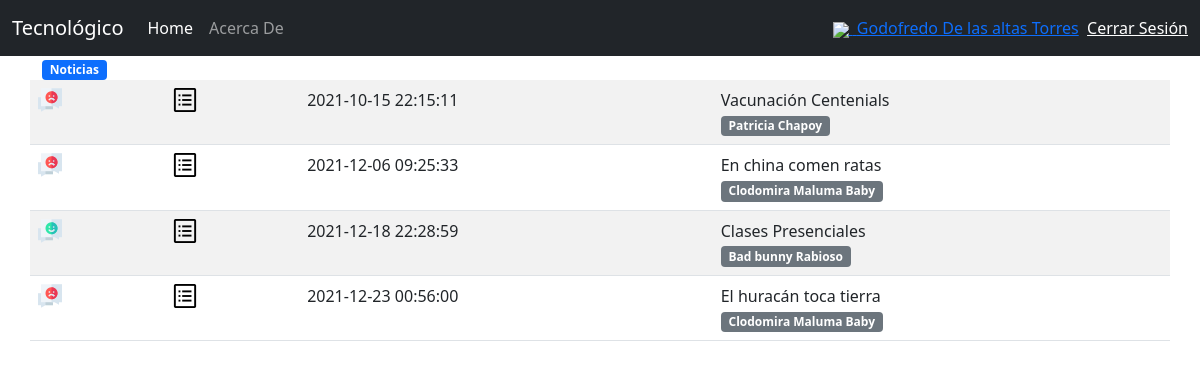
Page /reporteros/index.php (signed in) on the committed database.
### tables this page shows
CREATE TABLE `noticia` (
  `IdNoticia` int(11) NOT NULL,
  `Descripcion` text NOT NULL,
  `Titulo` char(200) NOT NULL,
  `Fecha` datetime NOT NULL,
  `Visitas` int(11) NOT NULL DEFAULT 0,
  `Likes` int(11) NOT NULL DEFAULT 0,
  `IdPais` int(11) NOT NULL,
  `IdCategoria` int(11) NOT NULL,
  `IdReportero` int(11) NOT NULL,
  `IdEditor` int(11) NOT NULL DEFAULT 0
);

### class/classBD.php (called while the page is built, shortened)
<?php
class BaseDatos
{ var $conexion;
    function conexion()
    { $this->conexion=mysqli_connect("localhost", "noticias", '1234','noticias');
    }
    function consulta($query)
    { $this->conexion();
        $bloque=mysqli_query($this->conexion,$query);
        return $bloque;
    }
    function obteArreglo($query){
        $bloque=$this->consulta($query);
        $datos=array();
        foreach ($bloque as $renglon){
            array_push($datos, $renglon);
        }
            return $datos;
    }
}
?>

### class/classNoticia.php (the view, shortened to what this page needs)
<?php
include "ClassBD.php";
class Noticia extends BaseDatos{
	function __construct($accion)
	{
		echo $this->procesa($accion);
	}
	function procesa($accion)
	{
		$resultado ="";
		switch ($accion) {
			case 'list':
				if ($_SESSION['tipoUser']==1 || $_SESSION['tipoUser']==3)
					$cad="SELECT IdNoticia,Fecha,concat(Titulo,'<br><span class=\"badge bg-secondary\">',Nombre,' ',Apellidos,'</span>') Noticia, IdEditor FROM Noticia N join Usuario U on U.IdUsuario=N.IdReportero order by Fecha";
				$tmp=$this->obteArreglo($cad);
				$resultado.='
				<div class="container">
					<div class="row">
						<div class="col-12">
							<span class="badge bg-primary">Noticias </span>'.(($_SESSION['tipoUser']==2)?$this->crearIcono("formNew",0,"agregar.png"):"").'
						</div>
					</div>
					<div class="row">
						<table class="table table-hover table-striped"';
							foreach ($tmp as $registro) {
								$resultado .='<tr>';
								if($_SESSION['tipoUser']==1)
								{	if($registro['IdEditor'])
										$resultado .='<td class="col-md-1">'.$this->crearIcono("Aprobar",$registro['IdNoticia'],"nocensurado.png").'<td>';
									else $resultado .='<td class="col-md-1">'.$this->crearIcono("Aprobar",$registro['IdNoticia'],"censurado.png").'<td>';
									$resultado .='<td class="col-md-1">'.$this->crearIcono("detalle",$registro['IdNoticia'],"detalle.png").'<td>';
									$resultado .='<td>'.$registro['Fecha'].'</td>';
								}
								else;
								$resultado .='<td>'.$registro['Noticia'].'</td>';
								$resultado .='</tr>';
							}
							$resultado .='</table></div> </div></div>';
				break;
		}
		return $resultado;
	}
	function crearIcono($acc,$reg,$imag)
	{
		$html='<form method="post">
		<input type="hidden" name="accion" value="'.$acc.'" />
		<input type="hidden" name="Id" value="'.$reg.'" />
		<input type="image" class="icono" src="../images/'.$imag.'" />
		</form>';
		return $html;
	}
}
$oNoticia = new Noticia(isset($_REQUEST['accion'])?$_REQUEST['accion']:'list');
?>

### rows in the picture
noticia: Fecha "2021-10-15 22:15:11", Noticia "Vacunación Centenials Patricia Chapoy"
noticia: Fecha "2021-12-06 09:25:33", Noticia "En china comen ratas Clodomira Maluma Baby"
noticia: Fecha "2021-12-18 22:28:59", Noticia "Clases Presenciales Bad bunny Rabioso"
noticia: Fecha "2021-12-23 00:56:00", Noticia "El huracán toca tierra Clodomira Maluma Baby"

### other values in the picture
$_SESSION['Nombre'] "Godofredo De las altas Torres"
